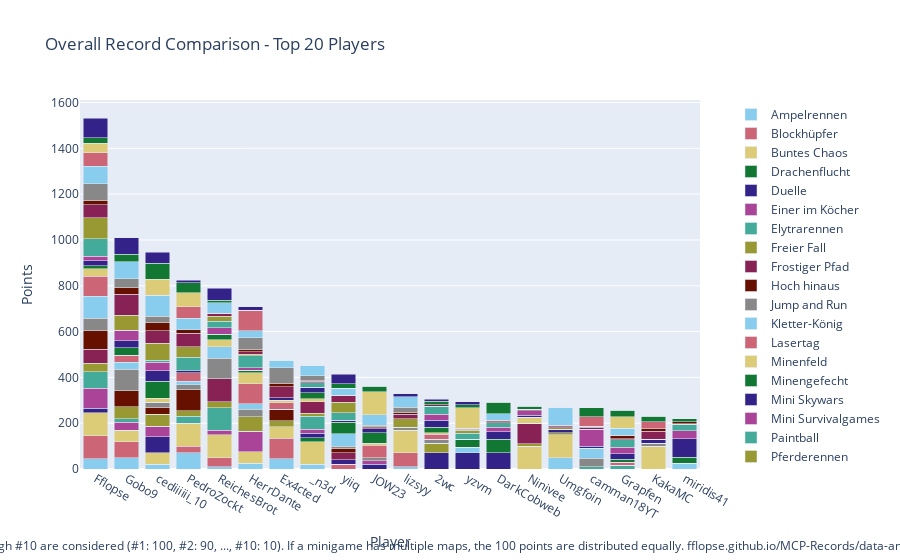

The notebook cell saved with this chart:
### Code cell
import plotly.graph_objects as go

# Sum all columns to get the total score
outDf['Total'] = outDf.sum(axis=1)

# Sort by total score and fill N/A values with 0
outDf = outDf.sort_values(by='Total', ascending=False).fillna(0)

# Crop to top 10 players
cropDf = outDf.head(20).copy()

# Drop the 'Total' column for plotting
cropDf = cropDf.drop(columns=['Total'])

# Create a color palette
color_palette = px.colors.qualitative.Safe

# Create the stacked bar plot
fig = go.Figure()

for column in cropDf.columns.difference(['Player']):
    fig.add_trace(go.Bar(
        x=cropDf.index,
        y=cropDf[column],
        name=column,
        marker_color=color_palette[len(fig.data) % len(color_palette)]
    ))

# Update layout
fig.update_layout(
    barmode='stack',
    title='Overall Record Comparison - Top 20 Players',
    xaxis=dict(title='Player'),
    yaxis=dict(title='Points'),
    #height=800,
    #width=1000,
    legend=dict(
        x=1.05,
        y=0.5,
        traceorder='normal',
        font=dict(size=12),
        bgcolor='rgba(255, 255, 255, 0)',
        bordercolor='rgba(0, 0, 0, 0)'
    ),
    margin=dict(r=200),  # Adjust right margin to make room for the legend
    annotations=[
        dict(
            x=0.5,
            y=-0.235,
            xref='paper',
            yref='paper',
            text='Max 100 points per minigame. Records #1 through #10 are considered (#1: 100, #2: 90, ..., #10: 10). If a minigame has multiple maps, the 100 points are distributed equally. fflopse.github.io/MCP-Records/data-analysis/global-ranking.ipynb',
            showarrow=False,
            font=dict(size=12),
            xanchor='center'
        )
    ]
)

fig.show()

# save the plot as an html file

fig.write_html('out/overall_record_comparison.html')

### Figure 1 — Plotly figure (JSON) as saved in the notebook; plotly's stock layout.template omitted (floating-point values rounded to 4 significant figures)
{"data": [{"marker": {"color": "rgb(136, 204, 238)"}, "name": "Ampelrennen", "type": "bar", "x": ["Fflopse", "Gobo9", "cediiiiii_10", "PedroZockt", "ReichesBrot", "HerrDante", "Ex4cted", "_n3d", "yiiq", "JOW23", "lizsyy", "2wc", "yzvm", "DarkCobweb", "Ninivee", "Umgfoin", "camman18YT", "Grapfen", "KakaMC", "miridis41"], "y": [45, 50, 20, 70, 10, 25, 45, 20, 0, 0, 10, 0, 0, 0, 0, 50, 0, 0, 0, 25]}, {"marker": {"color": "rgb(204, 102, 119)"}, "name": "Blockhüpfer", "type": "bar", "x": ["Fflopse", "Gobo9", "cediiiiii_10", "PedroZockt", "ReichesBrot", "HerrDante", "Ex4cted", "_n3d", "yiiq", "JOW23", "lizsyy", "2wc", "yzvm", "DarkCobweb", "Ninivee", "Umgfoin", "camman18YT", "Grapfen", "KakaMC", "miridis41"], "y": [100, 70, 0, 30, 40, 0, 90, 0, 20, 0, 60, 0, 0, 0, 0, 0, 0, 0, 0, 0]}, {"marker": {"color": "rgb(221, 204, 119)"}, "name": "Buntes Chaos", "type": "bar", "x": ["Fflopse", "Gobo9", "cediiiiii_10", "PedroZockt", "ReichesBrot", "HerrDante", "Ex4cted", "_n3d", "yiiq", "JOW23", "lizsyy", "2wc", "yzvm", "DarkCobweb", "Ninivee", "Umgfoin", "camman18YT", "Grapfen", "KakaMC", "miridis41"], "y": [100, 50, 50, 100, 100, 50, 50, 100, 0, 0, 100, 0, 0, 0, 100, 100, 0, 0, 100, 0]}, {"marker": {"color": "rgb(17, 119, 51)"}, "name": "Drachenflucht", "type": "bar", "x": ["Fflopse", "Gobo9", "cediiiiii_10", "PedroZockt", "ReichesBrot", "HerrDante", "Ex4cted", "_n3d", "yiiq", "JOW23", "lizsyy", "2wc", "yzvm", "DarkCobweb", "Ninivee", "Umgfoin", "camman18YT", "Grapfen", "KakaMC", "miridis41"], "y": [0, 0, 0, 0, 0, 0, 0, 16, 0, 0, 0, 0, 0, 0, 0, 0, 0, 0, 0, 26]}, {"marker": {"color": "rgb(51, 34, 136)"}, "name": "Duelle", "type": "bar", "x": ["Fflopse", "Gobo9", "cediiiiii_10", "PedroZockt", "ReichesBrot", "HerrDante", "Ex4cted", "_n3d", "yiiq", "JOW23", "lizsyy", "2wc", "yzvm", "DarkCobweb", "Ninivee", "Umgfoin", "camman18YT", "Grapfen", "KakaMC", "miridis41"], "y": [20, 0, 70, 0, 0, 0, 0, 20, 20, 20, 0, 70, 70, 70, 0, 0, 0, 0, 0, 80]}, {"marker": {"color": "rgb(170, 68, 153)"}, "name": "Einer im Köcher", "type": "bar", "x": ["Fflopse", "Gobo9", "cediiiiii_10", "PedroZockt", "ReichesBrot", "HerrDante", "Ex4cted", "_n3d", "yiiq", "JOW23", "lizsyy", "2wc", "yzvm", "DarkCobweb", "Ninivee", "Umgfoin", "camman18YT", "Grapfen", "KakaMC", "miridis41"], "y": [86.67, 33.33, 46.67, 0, 20, 90, 0, 16.67, 0, 16.67, 0, 0, 0, 0, 0, 0, 0, 0, 0, 0]}, {"marker": {"color": "rgb(68, 170, 153)"}, "name": "Elytrarennen", "type": "bar", "x": ["Fflopse", "Gobo9", "cediiiiii_10", "PedroZockt", "ReichesBrot", "HerrDante", "Ex4cted", "_n3d", "yiiq", "JOW23", "lizsyy", "2wc", "yzvm", "DarkCobweb", "Ninivee", "Umgfoin", "camman18YT", "Grapfen", "KakaMC", "miridis41"], "y": [73.33, 16.67, 0, 30, 96.67, 0, 0, 56.67, 0, 0, 0, 0, 0, 0, 0, 0, 10, 16.67, 0, 0]}, {"marker": {"color": "rgb(153, 153, 51)"}, "name": "Freier Fall", "type": "bar", "x": ["Fflopse", "Gobo9", "cediiiiii_10", "PedroZockt", "ReichesBrot", "HerrDante", "Ex4cted", "_n3d", "yiiq", "JOW23", "lizsyy", "2wc", "yzvm", "DarkCobweb", "Ninivee", "Umgfoin", "camman18YT", "Grapfen", "KakaMC", "miridis41"], "y": [37.5, 52.5, 52.5, 25, 27.5, 62.5, 25, 15, 0, 0, 0, 42.5, 0, 0, 10, 7.5, 0, 0, 0, 0]}, {"marker": {"color": "rgb(136, 34, 85)"}, "name": "Frostiger Pfad", "type": "bar", "x": ["Fflopse", "Gobo9", "cediiiiii_10", "PedroZockt", "ReichesBrot", "HerrDante", "Ex4cted", "_n3d", "yiiq", "JOW23", "lizsyy", "2wc", "yzvm", "DarkCobweb", "Ninivee", "Umgfoin", "camman18YT", "Grapfen", "KakaMC", "miridis41"], "y": [60, 0, 0, 0, 100, 0, 0, 50, 30, 0, 0, 0, 0, 0, 90, 0, 0, 0, 0, 0]}, {"marker": {"color": "rgb(102, 17, 0)"}, "name": "Hoch hinaus", "type": "bar", "x": ["Fflopse", "Gobo9", "cediiiiii_10", "PedroZockt", "ReichesBrot", "HerrDante", "Ex4cted", "_n3d", "yiiq", "JOW23", "lizsyy", "2wc", "yzvm", "DarkCobweb", "Ninivee", "Umgfoin", "camman18YT", "Grapfen", "KakaMC", "miridis41"], "y": [80, 70, 30, 90, 0, 0, 50, 0, 20, 0, 0, 0, 0, 0, 0, 0, 0, 0, 0, 0]}, {"marker": {"color": "rgb(136, 136, 136)"}, "name": "Jump and Run", "type": "bar", "x": ["Fflopse", "Gobo9", "cediiiiii_10", "PedroZockt", "ReichesBrot", "HerrDante", "Ex4cted", "_n3d", "yiiq", "JOW23", "lizsyy", "2wc", "yzvm", "DarkCobweb", "Ninivee", "Umgfoin", "camman18YT", "Grapfen", "KakaMC", "miridis41"], "y": [56.67, 93.33, 23.33, 23.33, 90, 33.33, 0, 0, 10, 13.33, 13.33, 16.67, 0, 0, 0, 0, 36.67, 0, 13.33, 0]}, {"marker": {"color": "rgb(136, 204, 238)"}, "name": "Kletter-König", "type": "bar", "x": ["Fflopse", "Gobo9", "cediiiiii_10", "PedroZockt", "ReichesBrot", "HerrDante", "Ex4cted", "_n3d", "yiiq", "JOW23", "lizsyy", "2wc", "yzvm", "DarkCobweb", "Ninivee", "Umgfoin", "camman18YT", "Grapfen", "KakaMC", "miridis41"], "y": [95, 30, 0, 15, 50, 25, 0, 0, 55, 0, 0, 0, 25, 0, 0, 0, 45, 0, 0, 0]}, {"marker": {"color": "rgb(204, 102, 119)"}, "name": "Lasertag", "type": "bar", "x": ["Fflopse", "Gobo9", "cediiiiii_10", "PedroZockt", "ReichesBrot", "HerrDante", "Ex4cted", "_n3d", "yiiq", "JOW23", "lizsyy", "2wc", "yzvm", "DarkCobweb", "Ninivee", "Umgfoin", "camman18YT", "Grapfen", "KakaMC", "miridis41"], "y": [86.67, 30, 0, 36.67, 0, 86.67, 30, 0, 0, 53.33, 0, 23.33, 0, 0, 0, 0, 0, 13.33, 0, 0]}, {"marker": {"color": "rgb(221, 204, 119)"}, "name": "Minenfeld", "type": "bar", "x": ["Fflopse", "Gobo9", "cediiiiii_10", "PedroZockt", "ReichesBrot", "HerrDante", "Ex4cted", "_n3d", "yiiq", "JOW23", "lizsyy", "2wc", "yzvm", "DarkCobweb", "Ninivee", "Umgfoin", "camman18YT", "Grapfen", "KakaMC", "miridis41"], "y": [33.33, 0, 16.67, 0, 30, 46.67, 10, 13.33, 0, 10, 0, 6.667, 0, 0, 26.67, 0, 0, 0, 0, 0]}, {"marker": {"color": "rgb(17, 119, 51)"}, "name": "Minengefecht", "type": "bar", "x": ["Fflopse", "Gobo9", "cediiiiii_10", "PedroZockt", "ReichesBrot", "HerrDante", "Ex4cted", "_n3d", "yiiq", "JOW23", "lizsyy", "2wc", "yzvm", "DarkCobweb", "Ninivee", "Umgfoin", "camman18YT", "Grapfen", "KakaMC", "miridis41"], "y": [12.5, 32.5, 75, 0, 25, 12.5, 0, 25, 50, 45, 0, 22.5, 35, 60, 0, 0, 0, 12.5, 0, 0]}, {"marker": {"color": "rgb(51, 34, 136)"}, "name": "Mini Skywars", "type": "bar", "x": ["Fflopse", "Gobo9", "cediiiiii_10", "PedroZockt", "ReichesBrot", "HerrDante", "Ex4cted", "_n3d", "yiiq", "JOW23", "lizsyy", "2wc", "yzvm", "DarkCobweb", "Ninivee", "Umgfoin", "camman18YT", "Grapfen", "KakaMC", "miridis41"], "y": [21.67, 31.67, 45, 8.333, 0, 0, 11.67, 23.33, 8.333, 16.67, 0, 31.67, 0, 31.67, 8.333, 16.67, 8.333, 25, 16.67, 0]}, {"marker": {"color": "rgb(170, 68, 153)"}, "name": "Mini Survivalgames", "type": "bar", "x": ["Fflopse", "Gobo9", "cediiiiii_10", "PedroZockt", "ReichesBrot", "HerrDante", "Ex4cted", "_n3d", "yiiq", "JOW23", "lizsyy", "2wc", "yzvm", "DarkCobweb", "Ninivee", "Umgfoin", "camman18YT", "Grapfen", "KakaMC", "miridis41"], "y": [20, 46.67, 36.67, 0, 26.67, 10, 0, 0, 0, 0, 0, 26.67, 0, 20, 20, 0, 73.33, 26.67, 0, 36.67]}, {"marker": {"color": "rgb(68, 170, 153)"}, "name": "Paintball", "type": "bar", "x": ["Fflopse", "Gobo9", "cediiiiii_10", "PedroZockt", "ReichesBrot", "HerrDante", "Ex4cted", "_n3d", "yiiq", "JOW23", "lizsyy", "2wc", "yzvm", "DarkCobweb", "Ninivee", "Umgfoin", "camman18YT", "Grapfen", "KakaMC", "miridis41"], "y": [76.67, 0, 10, 60, 30, 53.33, 0, 20, 33.33, 0, 0, 33.33, 26.67, 20, 0, 0, 0, 33.33, 0, 26.67]}, {"marker": {"color": "rgb(153, 153, 51)"}, "name": "Pferderennen", "type": "bar", "x": ["Fflopse", "Gobo9", "cediiiiii_10", "PedroZockt", "ReichesBrot", "HerrDante", "Ex4cted", "_n3d", "yiiq", "JOW23", "lizsyy", "2wc", "yzvm", "DarkCobweb", "Ninivee", "Umgfoin", "camman18YT", "Grapfen", "KakaMC", "miridis41"], "y": [91.67, 65, 73.33, 45, 20, 6.667, 0, 0, 45, 0, 35, 0, 13.33, 0, 0, 6.667, 0, 0, 0, 0]}, {"marker": {"color": "rgb(136, 34, 85)"}, "name": "Replika", "type": "bar", "x": ["Fflopse", "Gobo9", "cediiiiii_10", "PedroZockt", "ReichesBrot", "HerrDante", "Ex4cted", "_n3d", "yiiq", "JOW23", "lizsyy", "2wc", "yzvm", "DarkCobweb", "Ninivee", "Umgfoin", "camman18YT", "Grapfen", "KakaMC", "miridis41"], "y": [56.7, 91.36, 53.4, 60.1, 10.97, 11.26, 46.99, 7.379, 31.07, 5.437, 21.65, 7.476, 3.01, 4.757, 2.816, 2.816, 7.961, 4.466, 35.63, 3.981]}, {"marker": {"color": "rgb(102, 17, 0)"}, "name": "Sammelwahn", "type": "bar", "x": ["Fflopse", "Gobo9", "cediiiiii_10", "PedroZockt", "ReichesBrot", "HerrDante", "Ex4cted", "_n3d", "yiiq", "JOW23", "lizsyy", "2wc", "yzvm", "DarkCobweb", "Ninivee", "Umgfoin", "camman18YT", "Grapfen", "KakaMC", "miridis41"], "y": [20.5, 27.5, 35, 15.5, 3.25, 10, 16.75, 4.25, 0, 3.5, 5, 0, 4, 5.5, 2, 6.75, 6, 15.25, 10.75, 7]}, {"marker": {"color": "rgb(136, 136, 136)"}, "name": "Schießstand", "type": "bar", "x": ["Fflopse", "Gobo9", "cediiiiii_10", "PedroZockt", "ReichesBrot", "HerrDante", "Ex4cted", "_n3d", "yiiq", "JOW23", "lizsyy", "2wc", "yzvm", "DarkCobweb", "Ninivee", "Umgfoin", "camman18YT", "Grapfen", "KakaMC", "miridis41"], "y": [72.5, 40, 30, 0, 0, 50, 67.5, 20, 0, 7.5, 25, 0, 0, 0, 0, 0, 0, 0, 0, 0]}, {"marker": {"color": "rgb(136, 204, 238)"}, "name": "Spleef", "type": "bar", "x": ["Fflopse", "Gobo9", "cediiiiii_10", "PedroZockt", "ReichesBrot", "HerrDante", "Ex4cted", "_n3d", "yiiq", "JOW23", "lizsyy", "2wc", "yzvm", "DarkCobweb", "Ninivee", "Umgfoin", "camman18YT", "Grapfen", "KakaMC", "miridis41"], "y": [75, 75, 90, 50, 45, 30, 30, 45, 30, 45, 45, 0, 0, 30, 0, 80, 0, 30, 0, 0]}, {"marker": {"color": "rgb(204, 102, 119)"}, "name": "Todeswürfel", "type": "bar", "x": ["Fflopse", "Gobo9", "cediiiiii_10", "PedroZockt", "ReichesBrot", "HerrDante", "Ex4cted", "_n3d", "yiiq", "JOW23", "lizsyy", "2wc", "yzvm", "DarkCobweb", "Ninivee", "Umgfoin", "camman18YT", "Grapfen", "KakaMC", "miridis41"], "y": [60, 0, 0, 50, 0, 90, 0, 0, 0, 0, 0, 0, 0, 0, 0, 0, 40, 0, 30, 0]}, {"marker": {"color": "rgb(221, 204, 119)"}, "name": "Waffenfolge", "type": "bar", "x": ["Fflopse", "Gobo9", "cediiiiii_10", "PedroZockt", "ReichesBrot", "HerrDante", "Ex4cted", "_n3d", "yiiq", "JOW23", "lizsyy", "2wc", "yzvm", "DarkCobweb", "Ninivee", "Umgfoin", "camman18YT", "Grapfen", "KakaMC", "miridis41"], "y": [40, 0, 70, 60, 0, 0, 0, 0, 0, 100, 0, 0, 90, 0, 0, 0, 0, 50, 0, 0]}, {"marker": {"color": "rgb(17, 119, 51)"}, "name": "Walls", "type": "bar", "x": ["Fflopse", "Gobo9", "cediiiiii_10", "PedroZockt", "ReichesBrot", "HerrDante", "Ex4cted", "_n3d", "yiiq", "JOW23", "lizsyy", "2wc", "yzvm", "DarkCobweb", "Ninivee", "Umgfoin", "camman18YT", "Grapfen", "KakaMC", "miridis41"], "y": [25, 32.5, 70, 45, 12.5, 0, 0, 0, 20, 25, 0, 15, 12.5, 50, 15, 0, 40, 30, 25, 15]}, {"marker": {"color": "rgb(51, 34, 136)"}, "name": "Wettrennen", "type": "bar", "x": ["Fflopse", "Gobo9", "cediiiiii_10", "PedroZockt", "ReichesBrot", "HerrDante", "Ex4cted", "_n3d", "yiiq", "JOW23", "lizsyy", "2wc", "yzvm", "DarkCobweb", "Ninivee", "Umgfoin", "camman18YT", "Grapfen", "KakaMC", "miridis41"], "y": [84, 72, 48, 10, 52, 16, 0, 0, 42, 0, 14, 8, 14, 0, 0, 0, 0, 0, 0, 0]}], "layout": {"annotations": [{"font": {"size": 12}, "showarrow": false, "text": "Max 100 points per minigame. Records #1 through #10 are considered (#1: 100, #2: 90, ..., #10: 10). If a minigame has multiple maps, the 100 points are distributed equally. fflopse.github.io/MCP-Records/data-analysis/global-ranking.ipynb", "x": 0.5, "xanchor": "center", "xref": "paper", "y": -0.235, "yref": "paper"}], "barmode": "stack", "legend": {"bgcolor": "rgba(255, 255, 255, 0)", "bordercolor": "rgba(0, 0, 0, 0)", "font": {"size": 12}, "traceorder": "normal", "x": 1.05, "y": 0.5}, "margin": {"r": 200}, "title": {"text": "Overall Record Comparison - Top 20 Players"}, "xaxis": {"title": {"text": "Player"}}, "yaxis": {"title": {"text": "Points"}}}}
